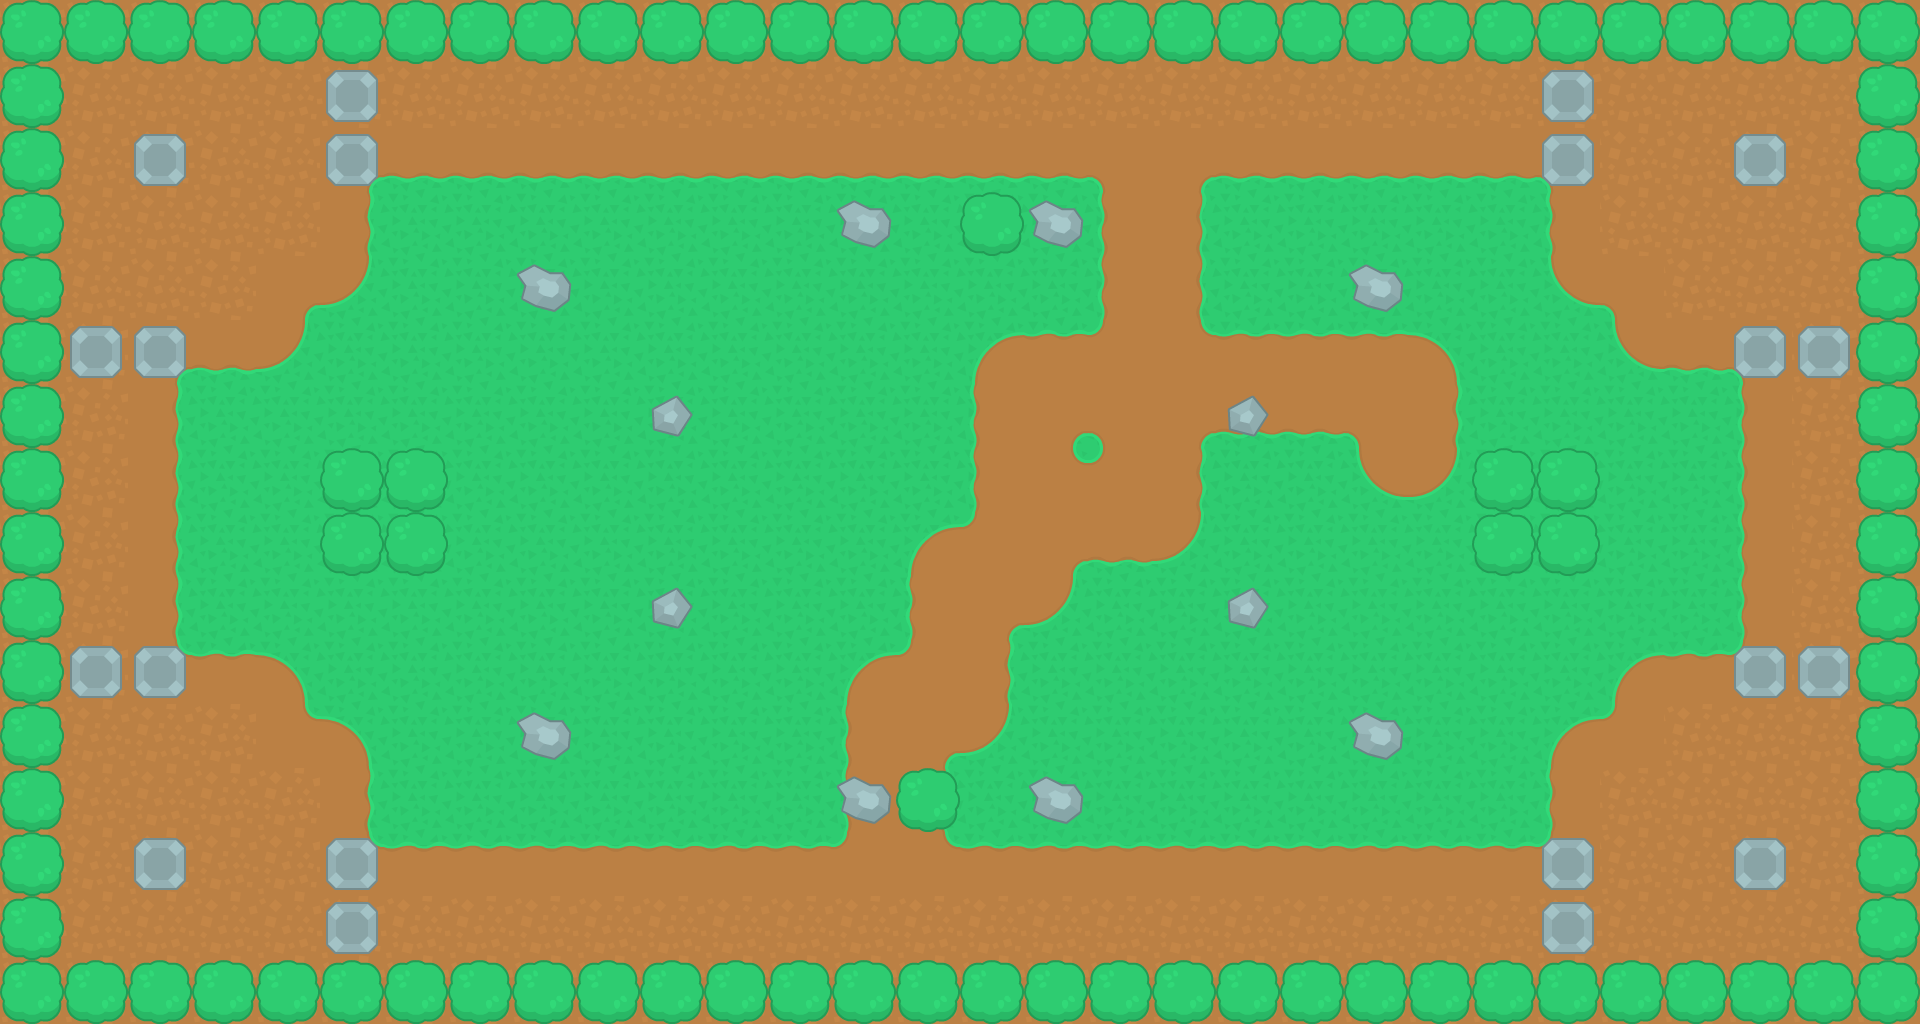

This is a level from a 2D game, rendered from its Tiled map with the project's own tilesets. A one-line summary and the map file follow, with tile-layer data summarised:
An orthogonal 30x16 tile map with 64x64 px tiles, 2 tile layers (Calque de Tile 1, Calque 2) and 30 objects.

<map version="1.0" tiledversion="1.0.2" orientation="orthogonal" renderorder="right-down" width="30" height="16" tilewidth="64" tileheight="64" nextobjectid="38">
 <tileset firstgid="1" source="sans-titre.tsx" />
 <layer name="Calque de Tile 1" width="30" height="16">
  <data>[480 cells, 480 non-empty, 15 distinct tile ids]</data>
 </layer>
 <layer name="Calque 2" width="30" height="16">
  <data>[480 cells, 130 non-empty, 4 distinct tile ids]</data>
 </layer>
 <objectgroup name="collision">
  <object id="7" x="0" y="0" width="1920" height="64" />
  <object id="8" x="1856" y="64" width="64" height="960" />
  <object id="9" x="0" y="960" width="1856" height="64" />
  <object id="11" x="0" y="64" width="64" height="896" />
  <object id="12" x="64" y="640" width="128" height="64" />
  <object id="13" x="64" y="320" width="128" height="64" />
  <object id="14" x="128" y="128" width="64" height="64" />
  <object id="15" x="320" y="64" width="64" height="128" />
  <object id="16" x="320" y="448" width="128" height="128" />
  <object id="17" x="128" y="832" width="64" height="64" />
  <object id="18" x="320" y="832" width="64" height="128" />
  <object id="19" x="512" y="704" width="64" height="64" />
  <object id="20" x="640" y="576" width="64" height="64" />
  <object id="21" x="640" y="384" width="64" height="64" />
  <object id="22" x="512" y="256" width="64" height="64" />
  <object id="23" x="832" y="192" width="64" height="64" />
  <object id="24" x="960" y="192" width="128" height="64" />
  <object id="25" x="832" y="768" width="128" height="64" />
  <object id="26" x="1024" y="768" width="64" height="64" />
  <object id="27" x="1216" y="576" width="64" height="64" />
  <object id="28" x="1216" y="384" width="64" height="64" />
  <object id="29" x="1344" y="256" width="64" height="64" />
  <object id="30" x="1472" y="448" width="128" height="128" />
  <object id="31" x="1344" y="704" width="64" height="64" />
  <object id="32" x="1536" y="832" width="64" height="128" />
  <object id="33" x="1728" y="832" width="64" height="64" />
  <object id="34" x="1728" y="640" width="128" height="64" />
  <object id="35" x="1728" y="320" width="128" height="64" />
  <object id="36" x="1728" y="128" width="64" height="64" />
  <object id="37" x="1536" y="64" width="64" height="128" />
 </objectgroup>
</map>
